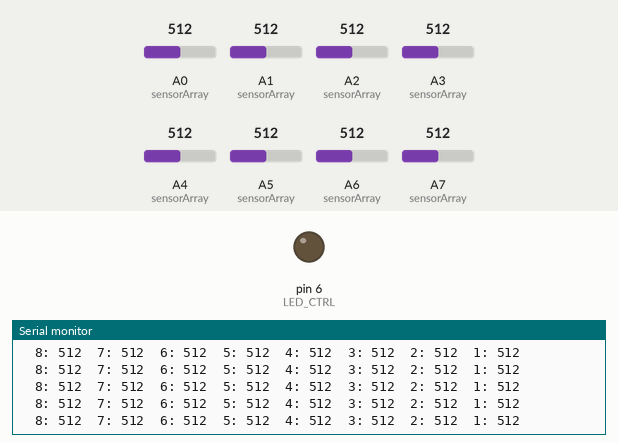
Simulated run of this sketch. Board: Arduino Nano, built with avr-gcc and run on an emulated ATmega328P. On the bench: output pins drawn as LEDs (lit = HIGH), the last lines printed to the serial monitor. The inputs (shaded band) are chosen by the test bench; at power-on: A0 (sensorArray) = 512, A6 (sensorArray) = 512, A1 (sensorArray) = 512, A2 (sensorArray) = 512, A3 (sensorArray) = 512, A4 (sensorArray) = 512, A5 (sensorArray) = 512, A7 (sensorArray) = 512.

Above: at 4.2 s.
4.3 s: A0 (sensorArray) set to 107
At 4.4 s:
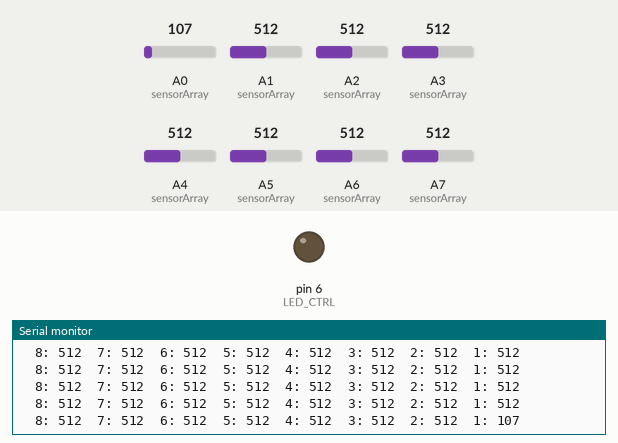
7.3 s: A0 (sensorArray) set to 95
At 7.35 s:
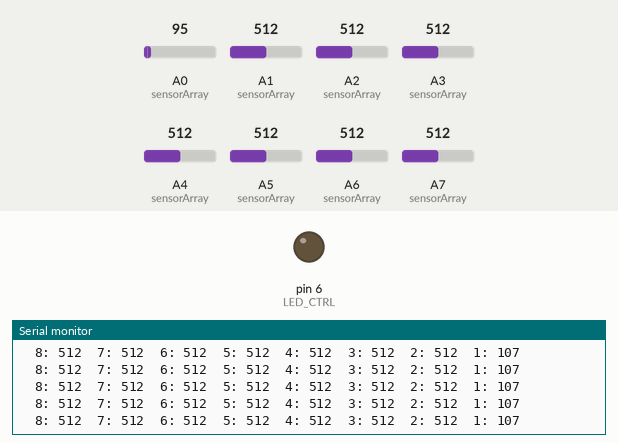
10.3 s: A6 (sensorArray) set to 111
At 10.32 s:
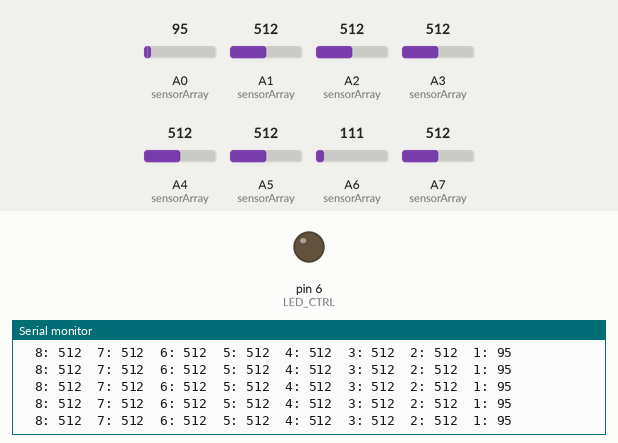
13.3 s: A6 (sensorArray) set to 92
At 13.34 s:
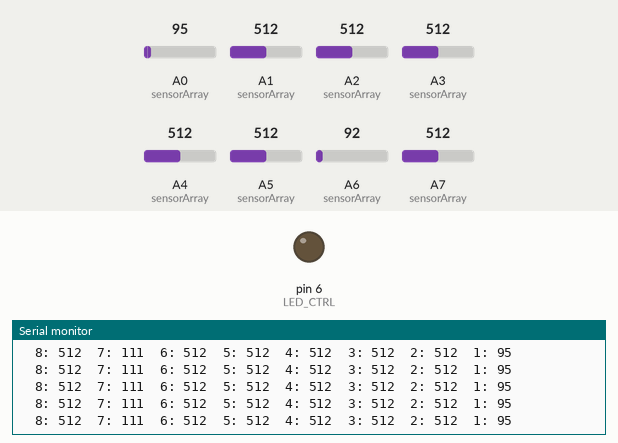
16.3 s: A1 (sensorArray) set to 106
At 16.32 s:
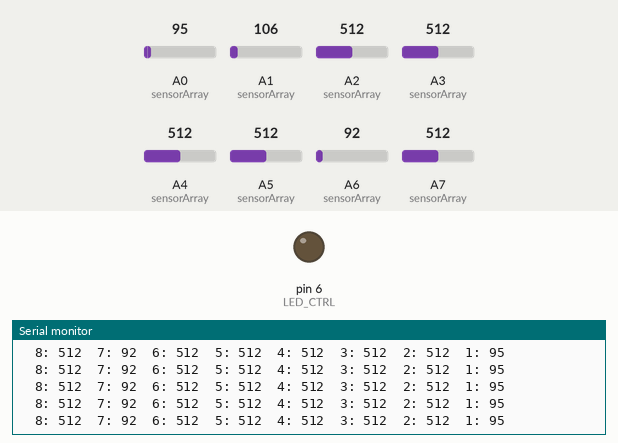
19.3 s: A1 (sensorArray) set to 94
At 19.34 s:
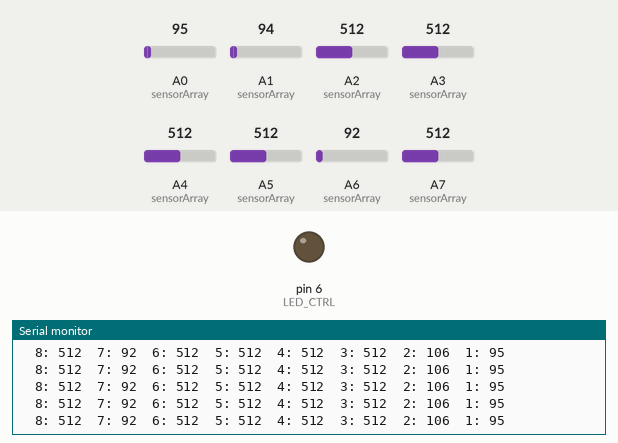
Timing chart, 0 to 21.8 s (numbered marks = the images above; inputs shaded):
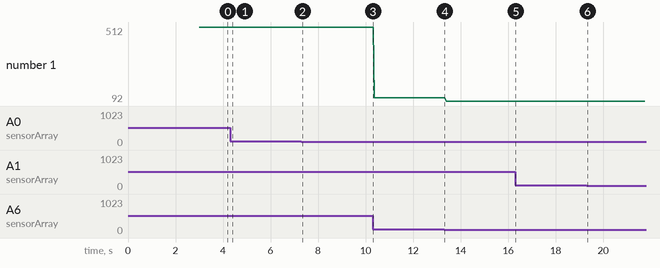

The sketch:

QTR8A-Testing.ino
```cpp
// QTR 8A pin assignments
#define SENSOR8 A7
#define SENSOR7 A6
#define SENSOR6 A5
#define SENSOR5 A4
#define SENSOR4 A3
#define SENSOR3 A2
#define SENSOR2 A1
#define SENSOR1 A0
#define LED_CTRL 6

// Global sensor arrays
const int sensorArray[8] = {SENSOR8,
                            SENSOR7,
                            SENSOR6,
                            SENSOR5,
                            SENSOR4,
                            SENSOR3,
                            SENSOR2,
                            SENSOR1};
int sensorValActive[8];
int sensorValPassive[8];
int sensorValTrue[8];

void setup() {
  Serial.begin(9600);

  for (int i = 0; i < 8; i++) {
    pinMode(sensorArray[i], INPUT); // Setting pins sensor pins as input
  }

  pinMode(LED_CTRL, OUTPUT); // Setting LED_CTRL pin as output
  delay(3000);
}

void loop() {
  readSensorsActive(sensorValActive);
  //readSensorsPassive(sensorValPassWive);
  //getTrueReading(sensorValActive, sensorValPassive, sensorValTrue);

  displayReadings(sensorValActive);
}

// Captures sensor readings with IR LEDs turned ON
void readSensorsActive (int* sensorValActive) {
  digitalWrite(LED_CTRL, HIGH);
  delay(5);

  for (int i=0 ; i<8 ; i++) {
    sensorValActive[i] = analogRead(sensorArray[i]);
  }

  digitalWrite(LED_CTRL, LOW);
}

// Captures sensor readings with IR LEDs turned OFF
void readSensorsPassive (int* sensorValPassive) {
  digitalWrite(LED_CTRL, LOW);

  for (int i=0 ; i<8 ; i++) {
    sensorValPassive[i] = analogRead(sensorArray[i]);
  }
}

// Computes true IR sensor readings by subtracting ambient light values
void getTrueReading (int* sensorValActive, int* sensorValPassive, int* sensorValTrue) {
  for (int i=0 ; i<8 ; i++) {
    sensorValTrue[i] = sensorValActive[i] - sensorValPassive[i];
  }
}

// Displays sensor readings in serial monitor
void displayReadings (int* sensorReadings) {
  int val_8 = sensorReadings[0];
  int val_7 = sensorReadings[1];
  int val_6 = sensorReadings[2];
  int val_5 = sensorReadings[3];
  int val_4 = sensorReadings[4];
  int val_3 = sensorReadings[5];
  int val_2 = sensorReadings[6];
  int val_1 = sensorReadings[7];

  Serial.print("\t");
  Serial.print("8: ");
  Serial.print(val_8);
  Serial.print("\t");
  Serial.print("7: ");
  Serial.print(val_7);
  Serial.print("\t");
  Serial.print("6: ");
  Serial.print(val_6);
  Serial.print("\t");
  Serial.print("5: ");
  Serial.print(val_5);
  Serial.print("\t");
  Serial.print("4: ");
  Serial.print(val_4);
  Serial.print("\t");
  Serial.print("3: ");
  Serial.print(val_3);
  Serial.print("\t");
  Serial.print("2: ");
  Serial.print(val_2);
  Serial.print("\t");
  Serial.print("1: ");
  Serial.print(val_1);

  Serial.println();
}
```

Measured:
- after the input at 4.3 s, the serial monitor: prints a new line after 0.09 s (image 1)
- after the input at 7.3 s, pin 6 (LED_CTRL): stays LOW (without the input it goes to HIGH after 3.0 s)
- plotted number 1: 512 → 111 after the input at 10.3 s, 111 → 92 after the input at 13.3 s
